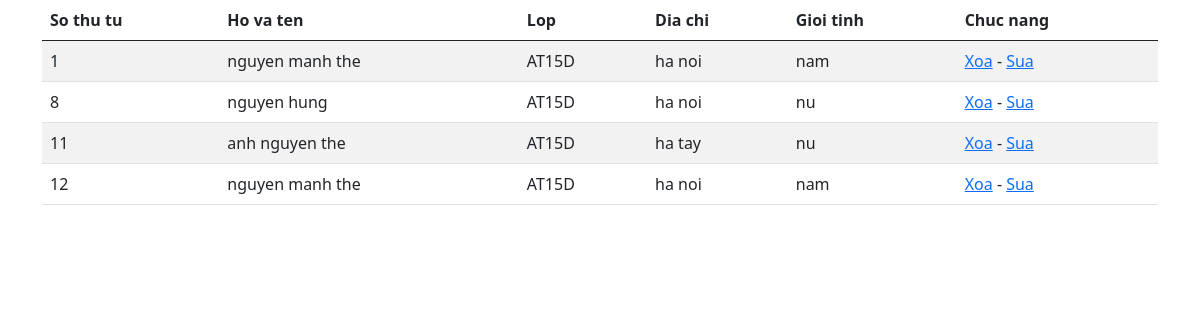
Page /pages/listStudent.php?lop=AT15D on the committed database.
### tables this page shows
CREATE TABLE `list` (
  `id` int(11) NOT NULL,
  `ten` varchar(30) NOT NULL,
  `lop` varchar(15) NOT NULL,
  `dia_chi` varchar(50) NOT NULL,
  `gioi_tinh` varchar(10) NOT NULL
);

### pages/listStudent.php (the view, shortened to what this page needs)
<!DOCTYPE html>
<html lang="en">
<head>
    <link href="https://cdn.jsdelivr.net/npm/bootstrap@5.0.2/dist/css/bootstrap.min.css" rel="stylesheet">
</head>
<body>
    <?php
        require_once 'connectDB.php'
    ?>
    <?php
        if(isset($_GET['lop'])){
            $lop= $_GET['lop'];
            $query = "SELECT * FROM list WHERE lop = '$lop'";
            $resultlop = mysqli_query($conn,$query);
        }else{
            $result= $conn -> query("SELECT * FROM list");
        }
    ?>
    <div class="container">
        <table class="table table-striped">
            <thead>
                <tr>
                <th scope="col">So thu tu</th>
                <th scope="col">Ho va ten</th>
                <th scope="col">Lop</th>
                <th scope="col">Dia chi</th>
                <th scope="col">Gioi tinh</th>
                <th scope="col">Chuc nang</th>
                </tr>
            </thead>
            <tbody>
            <?php while($row = mysqli_fetch_assoc($resultlop)){ ?>
                <tr>
                <td><?php echo $row['id']; ?></td>
                <td><?php echo $row['ten']; ?></td>
                <td><?php echo $row['lop']; ?></td>
                <td><?php echo $row['dia_chi']; ?></td>
                <td><?php echo $row['gioi_tinh']; ?></td>
                <td> <a href="connectDB.php?delete=<?php echo $row['id'];  ?>">Xoa</a> - <a href="editStudent.php?id=<?php echo $row['id'];  ?>">Sua</a> </td>
                </tr>
            <?php } ?>
            </tbody>
        </table>
    </div>
</body>
</html>

### rows in the picture
list: id "1", ten "nguyen manh the", lop "AT15D", dia_chi "ha noi", gioi_tinh "nam"
list: id "8", ten "nguyen hung", lop "AT15D", dia_chi "ha noi", gioi_tinh "nu"
list: id "11", ten "anh nguyen the", lop "AT15D", dia_chi "ha tay", gioi_tinh "nu"
list: id "12", ten "nguyen manh the", lop "AT15D", dia_chi "ha noi", gioi_tinh "nam"
